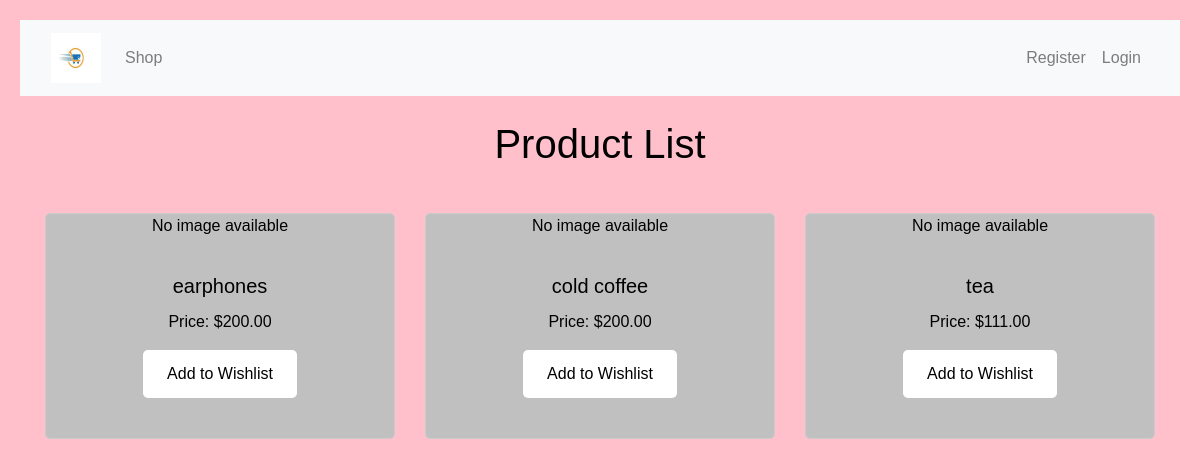
Screenshot of /user_home/ with the database file from the repository.
### project1app/models.py (models this page shows, shortened)
class Product(models.Model):
    name = models.CharField(max_length=100)
    description = models.TextField()
    price = models.DecimalField(max_digits=10, decimal_places=2)
    image = models.ImageField(upload_to='product_images/', blank=True, null=True)
    created_at = models.DateTimeField(default=timezone.now)
    dealer = models.ForeignKey(User, on_delete=models.CASCADE, null=True, blank=True)
    category = models.ForeignKey(Category, on_delete=models.CASCADE, null=True, blank=True)

### project1app/views.py (the view)
# urls.py: path('user_home/', views.user_home, name='user_home'),
def user_home(request):
    products = Product.objects.all()
    return render(request, 'user_home.html',{'products':products})

### project1app/templates/user_home.html (shortened to what this page needs)
{% extends 'basic.html' %}
{% block content %}
    <h1>Product List</h1>
    <div class="row mb-4">
        <div class="col-md-6">
            {% load static %}
            <link rel="stylesheet" href="https://cdnjs.cloudflare.com/ajax/libs/font-awesome/5.15.4/css/all.min.css">
        </div>
    </div>
    <div class="row">
        {% for product in products %}
            <div class="col-md-4 mb-4">
                <div class="card h-100">
                    {% if product.image %}
                        <img src="{{ product.image.url }}" alt="{{ product.name }} Image" class="card-img-top">
                    {% else %}
                        <p>No image available</p>
                    {% endif %}
                    <div class="card-body">
                        <h5 class="card-title">{{ product.name }}</h5>
                        <p class="card-text">Price: ${{ product.price }}</p>
                        <form method="post" action="{% url 'addwishlist' product.id %}">
                            <button type="submit" class="btn btn-success">Add to Wishlist</button>
                        </form>
                    </div>
                </div>
            </div>
        {% empty %}
            <div class="col-md-12">
                <p>No products found.</p>
            </div>
        {% endfor %}
    </div>
{% endblock %}

### project1app/static/css/style.css (style rules this page uses)
body { font-family: Arial, sans-serif; padding: 20px; color: black; background-color: pink; text-align: center; margin: 0; min-height: 100vh; }
h1, h2 { margin-bottom: 20px; }
button, input[type="submit"], input[type="button"], .btn { padding: 12px 24px; font-size: 16px; border-radius: 5px; cursor: pointer; transition: background-color 0.3s ease; box-sizing: border-box; background-color: white; color: black; border: none; }
.card { border: 1px solid #ccc; border-radius: 5px; overflow: hidden; background-color: silver; color: black; margin-bottom: 20px; }

### rows the page displays
Product: image "No image available", name "earphones", price "200.00"
Product: image "No image available", name "cold coffee", price "200.00"
Product: image "No image available", name "tea", price "111.00"
